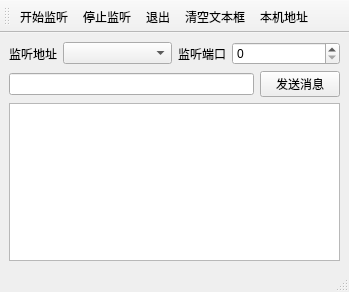
<?xml version="1.0" encoding="UTF-8"?>
<ui version="4.0">
 <class>MainWindow</class>
 <widget class="QMainWindow" name="MainWindow">
  <property name="geometry">
   <rect>
    <x>0</x>
    <y>0</y>
    <width>349</width>
    <height>292</height>
   </rect>
  </property>
  <property name="windowTitle">
   <string>MainWindow</string>
  </property>
  <widget class="QWidget" name="centralwidget">
   <layout class="QVBoxLayout" name="verticalLayout">
    <item>
     <layout class="QHBoxLayout" name="horizontalLayout" stretch="0,1,0,1">
      <item>
       <widget class="QLabel" name="label">
        <property name="text">
         <string>监听地址</string>
        </property>
       </widget>
      </item>
      <item>
       <widget class="QComboBox" name="comboIP">
        <property name="editable">
         <bool>false</bool>
        </property>
       </widget>
      </item>
      <item>
       <widget class="QLabel" name="label_2">
        <property name="text">
         <string>监听端口</string>
        </property>
       </widget>
      </item>
      <item>
       <widget class="QSpinBox" name="spinPort">
        <property name="maximum">
         <number>10000</number>
        </property>
       </widget>
      </item>
     </layout>
    </item>
    <item>
     <layout class="QHBoxLayout" name="horizontalLayout_2">
      <item>
       <widget class="QLineEdit" name="editMsg"/>
      </item>
      <item>
       <widget class="QPushButton" name="btnSend">
        <property name="text">
         <string>发送消息</string>
        </property>
       </widget>
      </item>
     </layout>
    </item>
    <item>
     <widget class="QPlainTextEdit" name="plainTextEdit"/>
    </item>
   </layout>
  </widget>
  <widget class="QStatusBar" name="statusbar"/>
  <widget class="QToolBar" name="toolBar">
   <property name="windowTitle">
    <string>toolBar</string>
   </property>
   <property name="toolButtonStyle">
    <enum>Qt::ToolButtonStyle::ToolButtonTextUnderIcon</enum>
   </property>
   <attribute name="toolBarArea">
    <enum>TopToolBarArea</enum>
   </attribute>
   <attribute name="toolBarBreak">
    <bool>false</bool>
   </attribute>
   <addaction name="actStart"/>
   <addaction name="actStop"/>
   <addaction name="actQuit"/>
   <addaction name="actClear"/>
   <addaction name="actHostInfo"/>
  </widget>
  <action name="actStart">
   <property name="icon">
    <iconset resource="res.qrc">
     <normaloff>:/images/start.png</normaloff>:/images/start.png</iconset>
   </property>
   <property name="text">
    <string>开始监听</string>
   </property>
   <property name="menuRole">
    <enum>QAction::MenuRole::NoRole</enum>
   </property>
  </action>
  <action name="actStop">
   <property name="icon">
    <iconset resource="res.qrc">
     <normaloff>:/images/stop.png</normaloff>:/images/stop.png</iconset>
   </property>
   <property name="text">
    <string>停止监听</string>
   </property>
   <property name="menuRole">
    <enum>QAction::MenuRole::NoRole</enum>
   </property>
  </action>
  <action name="actQuit">
   <property name="icon">
    <iconset resource="res.qrc">
     <normaloff>:/images/quit.png</normaloff>:/images/quit.png</iconset>
   </property>
   <property name="text">
    <string>退出</string>
   </property>
   <property name="menuRole">
    <enum>QAction::MenuRole::NoRole</enum>
   </property>
  </action>
  <action name="actClear">
   <property name="icon">
    <iconset resource="res.qrc">
     <normaloff>:/images/clear.png</normaloff>:/images/clear.png</iconset>
   </property>
   <property name="text">
    <string>清空文本框</string>
   </property>
   <property name="menuRole">
    <enum>QAction::MenuRole::NoRole</enum>
   </property>
  </action>
  <action name="actHostInfo">
   <property name="icon">
    <iconset resource="res.qrc">
     <normaloff>:/images/ip.png</normaloff>:/images/ip.png</iconset>
   </property>
   <property name="text">
    <string>本机地址</string>
   </property>
   <property name="menuRole">
    <enum>QAction::MenuRole::NoRole</enum>
   </property>
  </action>
 </widget>
 <resources>
  <include location="res.qrc"/>
 </resources>
 <connections>
  <connection>
   <sender>actQuit</sender>
   <signal>triggered()</signal>
   <receiver>MainWindow</receiver>
   <slot>close()</slot>
   <hints>
    <hint type="sourcelabel">
     <x>-1</x>
     <y>-1</y>
    </hint>
    <hint type="destinationlabel">
     <x>174</x>
     <y>114</y>
    </hint>
   </hints>
  </connection>
 </connections>
</ui>
